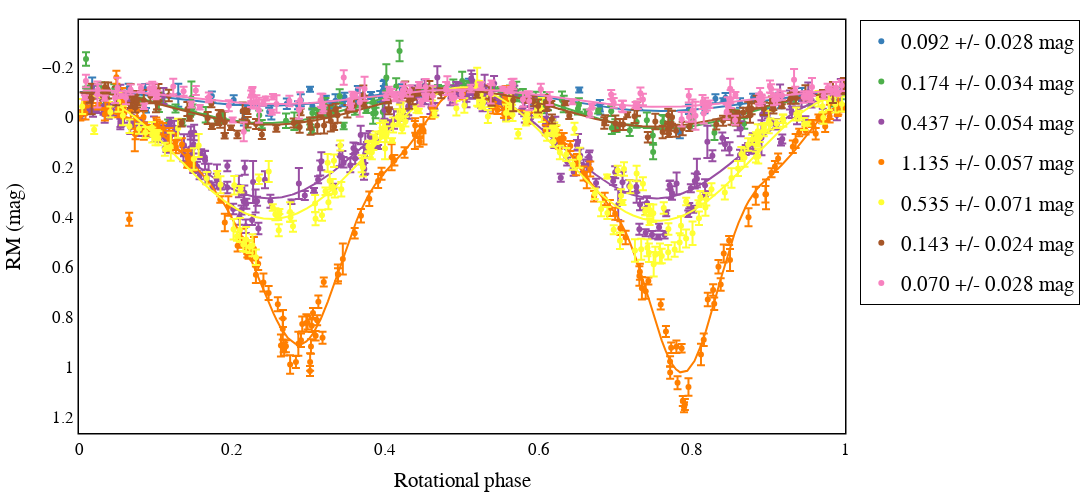

Notebook source saved alongside this figure:
### Code cell
# Here you get an interactive plot will all fits together. You can download it as png by clicking in the first button in the right upper corner.
# To activate and deactivate the visualization of one model, just click on it in the legend.
plots.plot_all_folded_samples(folded_models,fontsize=plots.fontsize+5,save_path=string,rot_dict=rot)
